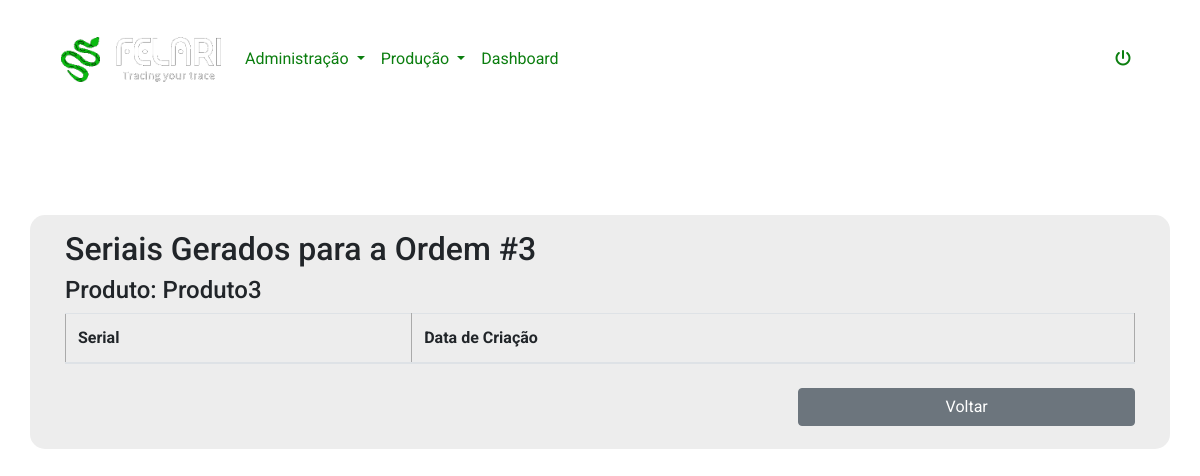
Before: /view_serials/3 (signed in) with the older database file.
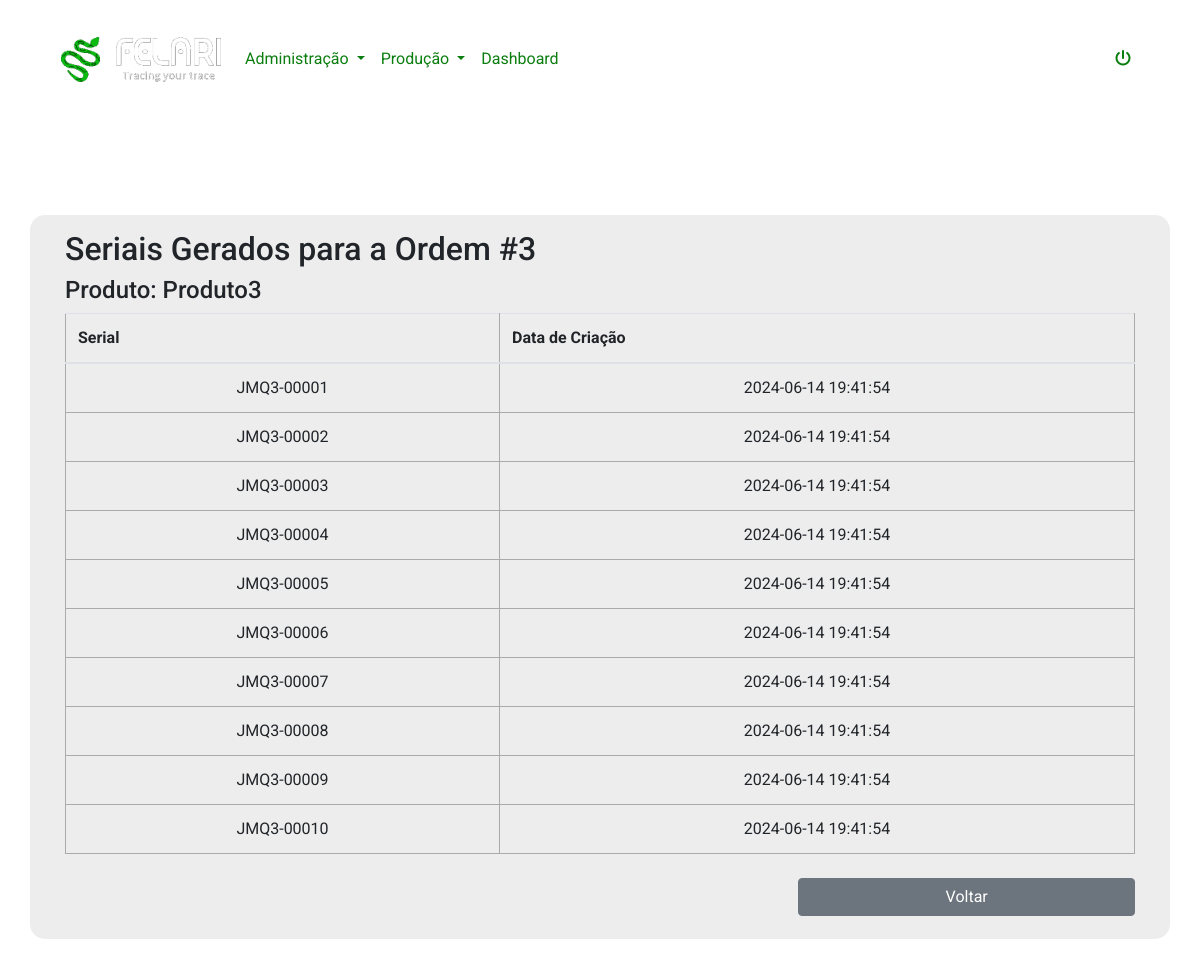
After: the same page with the newer database file.
### app.py (models this page shows, shortened)
class OrdemProducao(db.Model):
    id = db.Column(db.Integer, primary_key=True)
    produto_id = db.Column(db.Integer, db.ForeignKey('product.id'), nullable=False)
    produto = db.relationship('Product', backref=db.backref('ordens_producao', lazy=True))
    quantidade = db.Column(db.Integer, nullable=False)
    data_prevista = db.Column(db.DateTime, nullable=False)
    status = db.Column(db.Integer, nullable=False)

class Product(db.Model):
    id = db.Column(db.Integer, primary_key=True)
    nome = db.Column(db.String(100), nullable=False)
    ultima_producao = db.Column(db.DateTime)
    access_points = db.relationship('AccessPoint', secondary=products_access_points, backref=db.backref('products', lazy='dynamic'))

class Serial(db.Model):
    id = db.Column(db.Integer, primary_key=True)
    serial_number = db.Column(db.String(50), unique=True)
    ordem_id = db.Column(db.Integer, db.ForeignKey('ordem_producao.id'), nullable=False)
    data_criacao = db.Column(db.DateTime, default=datetime.utcnow)
    ordem = db.relationship('OrdemProducao', backref=db.backref('seriais', lazy=True))

### app.py (the view)
@app.route('/view_serials/<int:ordem_id>', methods=['GET'])
@login_required
def view_serials(ordem_id):
    form = TaskForm()
    ordem = OrdemProducao.query.get_or_404(ordem_id)
    seriais = Serial.query.filter_by(ordem_id=ordem_id).all()
    return render_template('view_serials.html', ordem=ordem, seriais=seriais, form=form)

### app.py (called while the page is built)
@login_manager.user_loader
def load_user(user_id):
    return User.query.get(int(user_id))

### templates/view_serials.html (shortened to what this page needs)
{% extends 'base.html' %}
{% block body %}
<div class="container my-5 product">
    <div class="row">
        <div class="col-12 product-container">
            <h2>Seriais Gerados para a Ordem #{{ ordem.id }}</h2>
            <h4>Produto: {{ ordem.produto.nome }}</h4>
            <div class="table-responsive">
                <table class="table">
                    <thead>
                        <tr>
                            <th>Serial</th>
                            <th>Data de Criação</th>
                        </tr>
                    </thead>
                    <tbody>
                        {% for serial in seriais %}
                        <tr>
                            <td>{{ serial.serial_number }}</td>
                            <td>{{ serial.data_criacao.strftime('%Y-%m-%d %H:%M:%S') }}</td>
                        </tr>
                        {% endfor %}
                    </tbody>
                </table>
            </div>
            <div class="row">
              <div class="col-12 col-md-4 ml-auto py-2">
                <a class="btn btn-secondary w-100" href="{{ url_for('index') }}">Voltar</a>
              </div>
            </div>
        </div>
    </div>
</div>
{% endblock %}

### templates/base.html (shortened to what this page needs)
<!DOCTYPE html>
<html lang="en">
<head>
    <link rel="stylesheet" href="{{ url_for('static', filename='css/main.css') }}">
  <link rel="stylesheet" href="https://cdn.jsdelivr.net/npm/bootstrap@4.6.2/dist/css/bootstrap.min.css">
</head>
<body>
  {% if loginPage != True %}
        <div class="container navbarContainer py-md-4">
          <nav class="navbar navbar-expand-md">
            <a class="navbar-brand" href="/">
              <img src="../static/img/felariLogo.png" class="img-fluid" style="max-width: 160px;" />
            </a>
            <div class="collapse navbar-collapse" id="navbarNav">
              <ul class="navbar-nav w-100">
                <li class="nav-item dropdown">
                  <a class="nav-link dropdown-toggle" href="#" role="button" data-toggle="dropdown" aria-expanded="false">
                    Administração
                  </a>
                </li>
                <li class="nav-item dropdown">
                  <a class="nav-link dropdown-toggle" href="#" role="button" data-toggle="dropdown" aria-expanded="false">
                    Produção
                  </a>
                </li>
                <li class="nav-item">
                  <a class="nav-link" href="/dashboard">Dashboard</a>
                </li>
                <li class="nav-item ml-md-auto">
                  <a class="nav-link" href="/logout"><i class="fa-solid fa-power-off"></i></a>
                </li>
              </ul>
            </div>
          </nav>
        </div>
    {% endif %}
    <div class="container pt-5">
    </div>
    {% block body %}
    {% endblock %}
</body>
</html>

### static/css/main.css (style rules this page uses)
:root { --verde: #0abb10; --verde-escuro: #0b7e0f; }
.navbarContainer .nav-item .nav-link { color: var(--verde-escuro)!important; font-weight: 400; }
body { margin: 0; font-family: "Roboto", sans-serif!important; background-color: transparent!important; background-image: url('../img/common/background.jpg'); background-size: cover; background-position: center; }
table, td, th { border: 1px solid #aaa; }
table { border-collapse: collapse; width: 100%; }
th { height: 30px; padding: 5px; }
td { text-align: center; padding: 5px; }
.product .product-container { padding: 15px 35px; background-color: #ededed; border-radius: 15px; }

Changed rows visible on the page:
added Serial: serial_number "JMQ3-00001", data_criacao "2024-06-14 19:41:54"
added Serial: serial_number "JMQ3-00002", data_criacao "2024-06-14 19:41:54"
added Serial: serial_number "JMQ3-00003", data_criacao "2024-06-14 19:41:54"
added Serial: serial_number "JMQ3-00004", data_criacao "2024-06-14 19:41:54"
added Serial: serial_number "JMQ3-00005", data_criacao "2024-06-14 19:41:54"
added Serial: serial_number "JMQ3-00006", data_criacao "2024-06-14 19:41:54"
added Serial: serial_number "JMQ3-00007", data_criacao "2024-06-14 19:41:54"
added Serial: serial_number "JMQ3-00008", data_criacao "2024-06-14 19:41:54"
added Serial: serial_number "JMQ3-00009", data_criacao "2024-06-14 19:41:54"
added Serial: serial_number "JMQ3-00010", data_criacao "2024-06-14 19:41:54"
